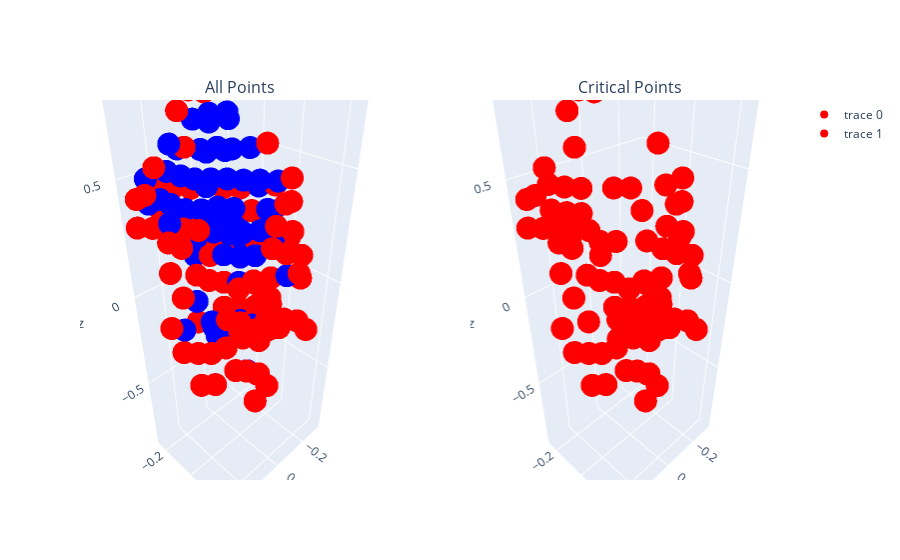

Here is the notebook cell this chart was saved with:
### Markdown cell above
Now lets visualize the critical points calculated by our model for the predestrian clouds from before. Recall that these are the points that contributed to the global feature. Why do you think these were the critical points the model ended up using? (Feel free to use different point clouds for your analysis)

### Code cell
plot_crit_points_from_file(model, 'data/sweeps/PEDESTRIAN/11.txt', 200)

### Figure 1 — Plotly figure (JSON) as saved in the notebook; plotly's stock layout.template omitted (floating-point values rounded to 4 significant figures; data arrays with more than 128 entries replaced by an {"elided": "..."} marker saying what was removed)
{"data": [{"line": {"color": "rgba(0,0,0,0)"}, "marker": {"color": {"elided": "200 str values"}}, "scene": "scene", "type": "scatter3d", "x": {"elided": "200 float values"}, "y": {"elided": "200 float values"}, "z": {"elided": "200 float values"}}, {"line": {"color": "rgba(0,0,0,0)"}, "marker": {"color": "red"}, "scene": "scene2", "type": "scatter3d", "x": {"elided": "138 float values"}, "y": {"elided": "138 float values"}, "z": {"elided": "138 float values"}}], "layout": {"annotations": [{"font": {"size": 16}, "showarrow": false, "text": "All Points", "x": 0.225, "xanchor": "center", "xref": "paper", "y": 1, "yanchor": "bottom", "yref": "paper"}, {"font": {"size": 16}, "showarrow": false, "text": "Critical Points", "x": 0.775, "xanchor": "center", "xref": "paper", "y": 1, "yanchor": "bottom", "yref": "paper"}], "scene": {"domain": {"x": [0, 0.45], "y": [0, 1]}}, "scene2": {"domain": {"x": [0.55, 1], "y": [0, 1]}}}}
